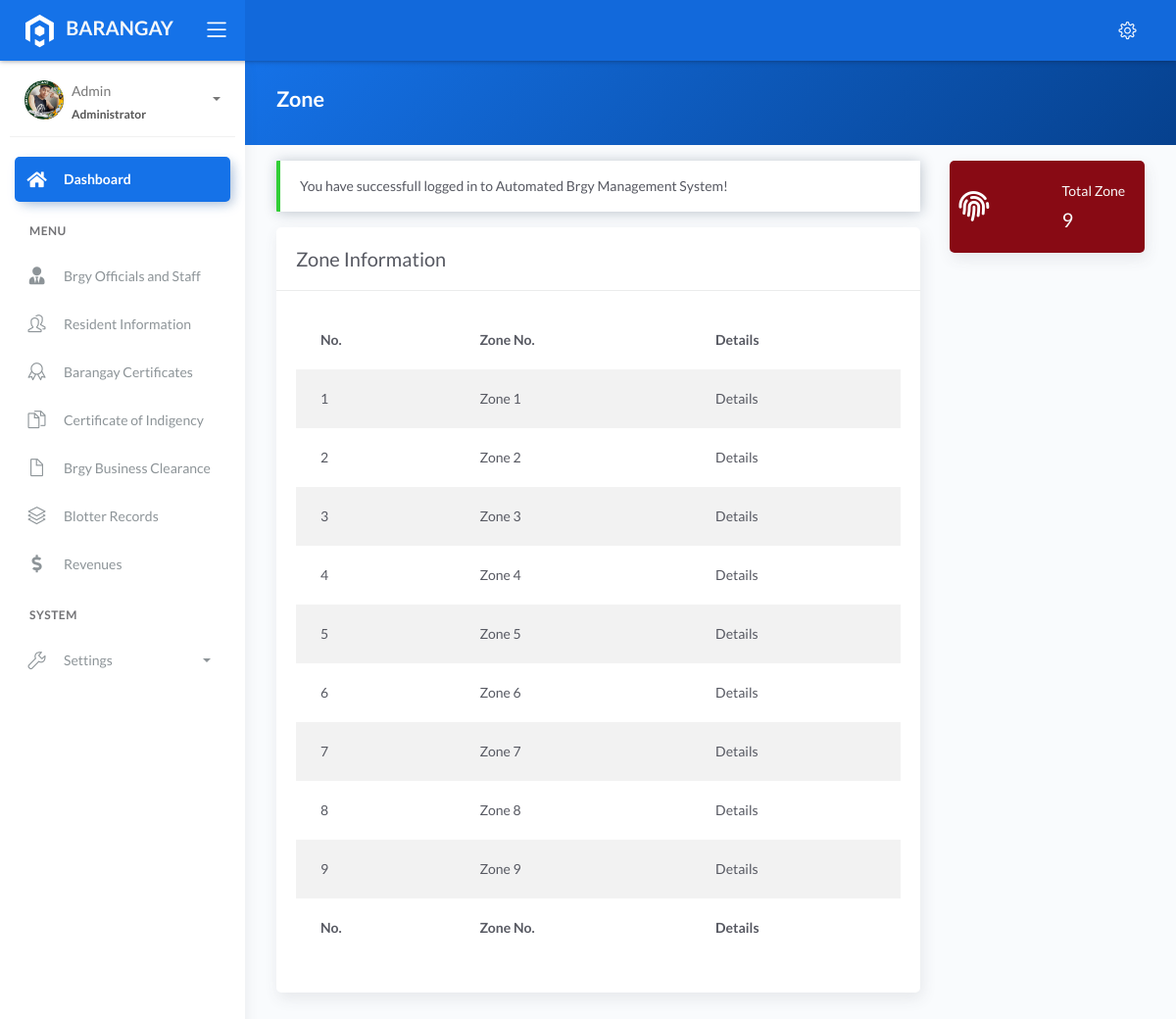
The page /purok_info.php?state=purok (signed in) on the database its author committed.
### tables this page shows
CREATE TABLE `tblpurok` (
  `id` int(11) NOT NULL AUTO_INCREMENT,
  `name` varchar(255) DEFAULT NULL,
  `details` text DEFAULT NULL,
  PRIMARY KEY (`id`)
);

### purok_info.php (the view, shortened to what this page needs)
<?php include 'server/server.php' ?>
<?php
    $state = $_GET['state'];
    $purok = array();
    if($state=='purok'){
        $query = "SELECT * FROM tblpurok ORDER BY `name`";
        $result = $conn->query($query);
        while($row = $result->fetch_assoc()){
            $purok[] = $row;
        }
    }else{
        $query = "SELECT * FROM tblprecinct";
        $result = $conn->query($query);
        while($row = $result->fetch_assoc()){
            $purok[] = $row;
        }
    }
?>
<!DOCTYPE html>
<html lang="en">
<head>
	<?php include 'templates/header.php' ?>
</head>
<body>
	<div class="wrapper">
		<?php include 'templates/main-header.php' ?>
		<?php include 'templates/sidebar.php' ?>
		<div class="main-panel">
			<div class="content">
				<div class="panel-header bg-primary-gradient">
					<div class="page-inner">
						<div class="d-flex align-items-left align-items-md-center flex-column flex-md-row">
							<div>
								<h2 class="text-white fw-bold"><?= $state=='purok' ? 'Zone' : 'Precint' ?></h2>
							</div>
						</div>
					</div>
				</div>
				<div class="page-inner">
					<div class="row mt--2">
						<div class="col-md-9">
                            <?php if(isset($_SESSION['message'])): ?>
                                <div class="alert alert-<?php echo $_SESSION['success']; ?> <?= $_SESSION['success']=='danger' ? 'bg-danger text-light' : null ?>" role="alert">
                                    <?php echo $_SESSION['message']; ?>
                                </div>
                            <?php endif ?>
                            <div class="card">
								<div class="card-header">
									<div class="card-head-row">
										<div class="card-title"><?= $state=='purok' ? 'Zone Information' : 'Precint Information' ?></div>
									</div>
								</div>
								<div class="card-body">
                                    <div class="table-responsive">
                                        <table class="table table-striped">
                                            <thead>
                                                <tr>
                                                    <th scope="col">No.</th>
                                                    <th scope="col"><?= $state=='purok' ? 'Zone No.' : 'Precint No.' ?></th>
                                                    <th scope="col">Details</th>
                                                </tr>
                                            </thead>
                                            <tbody>
                                                <?php if(!empty($purok)): ?>
                                                    <?php $no=1; foreach($purok as $row): ?>
                                                    <tr>
                                                        <td><?= $no ?></td>
                                                        <td><?= $state!='purok' ? $row['precinct'] : $row['name'] ?></td>
                                                        <td><?= $row['details'] ?></td>
                                                    </tr>
                                                    <?php $no++; endforeach ?>
                                                <?php else: ?>
                                                    <tr>
                                                        <td colspan="4" class="text-center">No Available Data</td>
                                                    </tr>
                                                <?php endif ?>
                                            </tbody>
                                            <tfoot>
                                                <tr>
                                                    <th scope="col">No.</th>
                                                    <th scope="col"><?= $state=='purok' ? 'Zone No.' : 'Precint No.' ?></th>
                                                    <th scope="col">Details</th>
                                                </tr>
                                            </tfoot>
                                        </table>
                                    </div>
								</div>
							</div>
						</div>
                        <div class="col-md-3">
                            <div class="card card-stats card-round" style="<?= $state=='purok' ? 'background-color:#880a14; color:#fff' : 'background-color:#a349a3; color:#fff' ?>">
                                    <div class="card-body">
                                        <div class="row">
                                            <div class="col-3">
                                                <div class="icon-big text-center">
                                                    <i class="fas fa-fingerprint"></i>
                                                </div>
                                            </div>
                                            <div class="col-3 col-stats">
                                            </div>
                                            <div class="col-6 col-stats ">
                                                <div class="numbers">
                                                    <p class="card-category text-light"><?= $state=='purok' ? 'Total Zone' : 'Total Precint' ?></p>
                                                    <h4 class="card-title text-light"><?= number_format(count($purok)) ?></h4>
                                                </div>
                                            </div>
                                        </div>
                                    </div>
                                </div>
                            </div>
						</div>
					</div>
				</div>
			</div>
			<?php include 'templates/main-footer.php' ?>
		</div>
</body>
</html>

### rows shown on the page
tblpurok: name "Zone 1", details "Details"
tblpurok: name "Zone 2", details "Details"
tblpurok: name "Zone 3", details "Details"
tblpurok: name "Zone 4", details "Details"
tblpurok: name "Zone 5", details "Details"
tblpurok: name "Zone 6", details "Details"
tblpurok: name "Zone 7", details "Details"
tblpurok: name "Zone 8", details "Details"
tblpurok: name "Zone 9", details "Details"

### other values the page prints
$_SESSION['username'] "Admin"
$_SESSION['role'] "Administrator"
$_SESSION['message'] "You have successfull logged in to Automated Brgy Management System!"
count($purok) "9"
